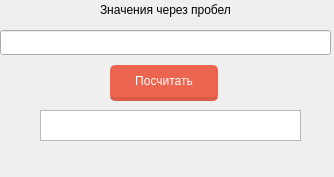
<?xml version="1.0" encoding="UTF-8"?>
<ui version="4.0">
 <class>MainWindow</class>
 <widget class="QMainWindow" name="MainWindow">
  <property name="geometry">
   <rect>
    <x>0</x>
    <y>0</y>
    <width>334</width>
    <height>177</height>
   </rect>
  </property>
  <property name="windowTitle">
   <string>MainWindow</string>
  </property>
  <widget class="QWidget" name="centralwidget">
   <widget class="QPushButton" name="pushButton">
    <property name="geometry">
     <rect>
      <x>110</x>
      <y>60</y>
      <width>111</width>
      <height>41</height>
     </rect>
    </property>
    <property name="styleSheet">
     <string notr="true">float: rigth;
margin-right: 3%;
margin-top: 5px;
border-radius: 5px;
-moz-border-radius: 5px;
-webkit-border-radius: 5px;
padding: 5px 9px;
font-size: 1.2em;
background-color: rgba(236, 101, 80, 1);
text-shadow: #4545545 0 0 2px;
border-bottom: 4px solid rgba(217, 91, 72, 1);
color: white;
font-family: 'Roboto Slab', serif;
</string>
    </property>
    <property name="text">
     <string>Посчитать</string>
    </property>
   </widget>
   <widget class="QLineEdit" name="lineEdit">
    <property name="geometry">
     <rect>
      <x>0</x>
      <y>30</y>
      <width>331</width>
      <height>25</height>
     </rect>
    </property>
   </widget>
   <widget class="QLabel" name="label">
    <property name="geometry">
     <rect>
      <x>100</x>
      <y>0</y>
      <width>171</width>
      <height>20</height>
     </rect>
    </property>
    <property name="text">
     <string>Значения через пробел</string>
    </property>
   </widget>
   <widget class="QTextBrowser" name="textBrowser">
    <property name="geometry">
     <rect>
      <x>40</x>
      <y>110</y>
      <width>261</width>
      <height>31</height>
     </rect>
    </property>
   </widget>
  </widget>
  <widget class="QMenuBar" name="menubar">
   <property name="geometry">
    <rect>
     <x>0</x>
     <y>0</y>
     <width>334</width>
     <height>26</height>
    </rect>
   </property>
  </widget>
 </widget>
 <resources/>
 <connections/>
</ui>
